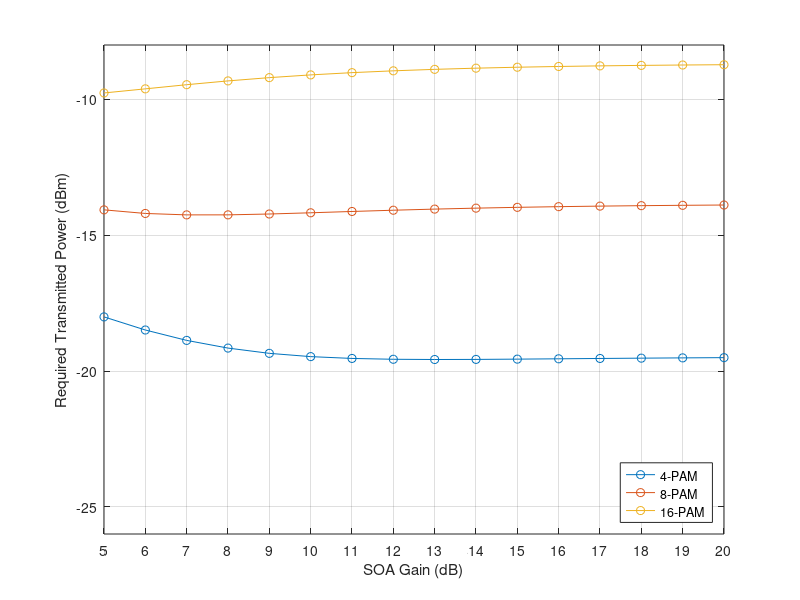
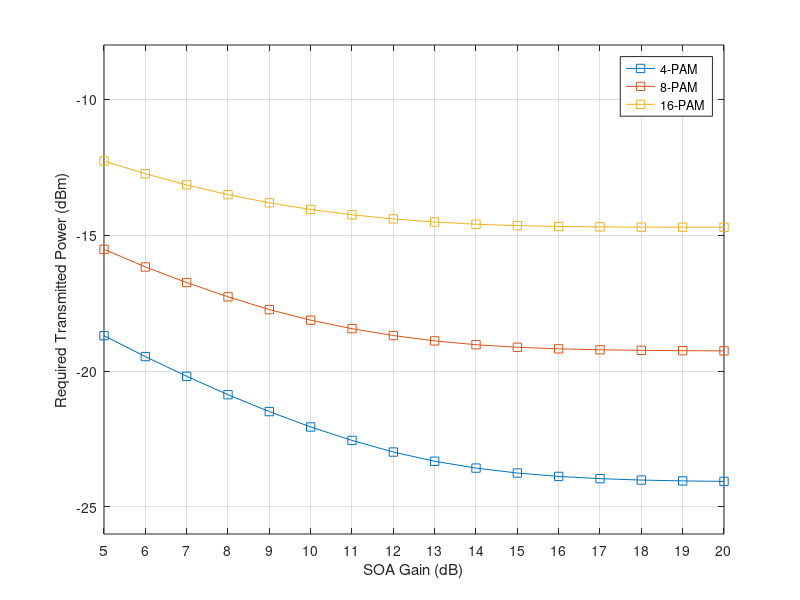
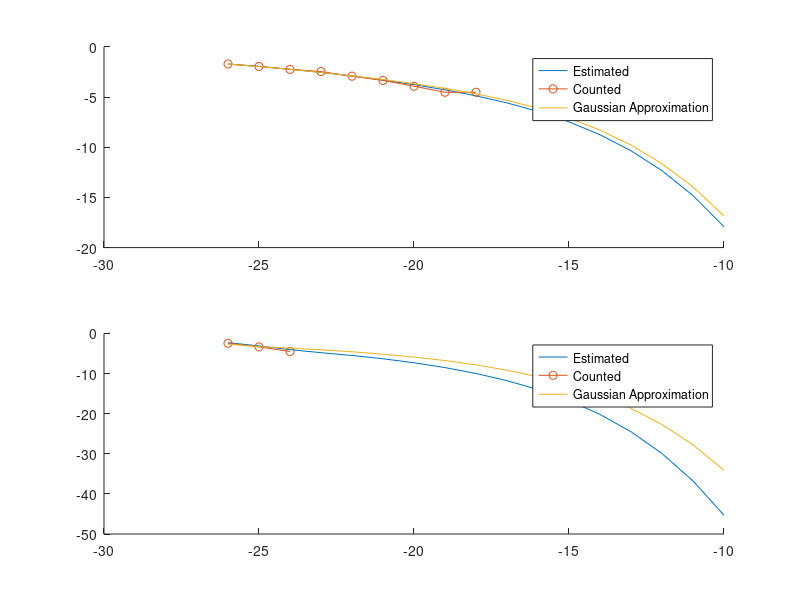
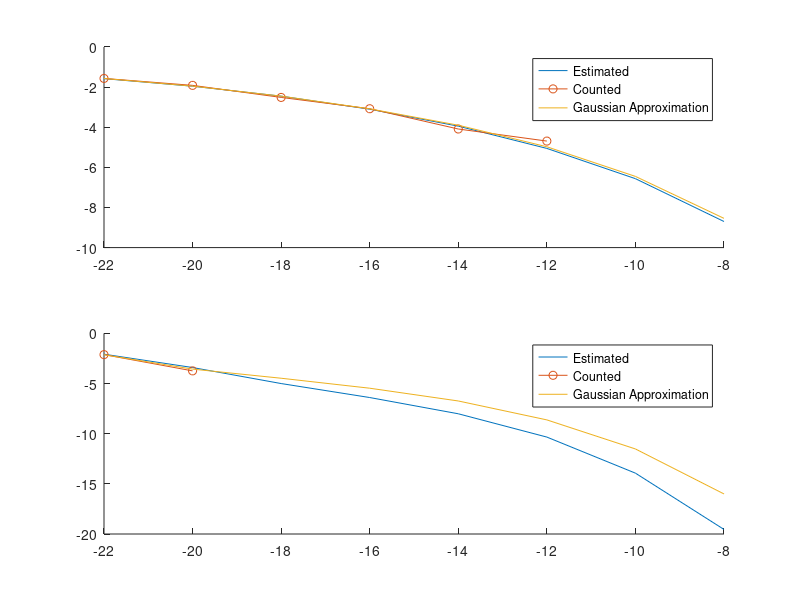

The MATLAB script that drew these images, in order:
clear, clc, close all

GainsdB = 5:20;

%% 4-PAM
Preq4.eq_spaced = [-18.0082601978660,-18.4908834238493,-18.8732259198197,-19.1563776928026,-19.3500461482086,-19.4706820641105,-19.5374405820865,-19.5681199418059,-19.5766990791637,-19.5729477613910,-19.5631334155183,-19.5510016675673,-19.5386426157298,-19.5271244344728,-19.5169142287404,-19.5081422046332];
Preq4.optimized = [-18.6990526359951,-19.4684546406341,-20.1951385242573,-20.8720949397068,-21.4938290066797,-22.0609482050620,-22.5542811541481,-22.9836569023122,-23.3221470049156,-23.5741610347077,-23.7557051009919,-23.8805208078713,-23.9625638352545,-24.0142981649637,-24.0455960184381,-24.0636563309996];

ber4.eq_spaced.est = [0.0197055195384536,0.0113667337474086,0.00602450915944267,0.00291697652968424,0.00128086636826672,0.000505019164399632,0.000176405904627002,5.34489479642851e-05,1.35111996031606e-05,2.67082182054487e-06,3.77899822538592e-07,3.44206059190061e-08,1.78250379725929e-09,4.51771853185633e-11,4.65101341144970e-13,1.53704979193101e-15,1.20974873821351e-18];
ber4.eq_spaced.count = [0.0203339041095890,0.0115582191780822,0.00587084148727984,0.00354696673189824,0.00122309197651663,0.000458659491193738,0.000122309197651663,3.05772994129159e-05,3.05772994129159e-05,0,0,0,0,0,0,0,0];
ber4.eq_spaced.gauss = [0.0198268462144531,0.0111628982562379,0.00588385574798090,0.00290528626314988,0.00133839344641014,0.000570091292356713,0.000220836057952416,7.53361172517077e-05,2.14807049610492e-05,4.78423274033799e-06,7.69920717277906e-07,8.17776239039359e-08,5.13377212957555e-09,1.65959693334534e-10,2.32396666914533e-12,1.13341978224946e-14,1.46025734994973e-17];

ber4.optimized.est = [0.00485288086313917,0.000757397933955576,8.81933286852735e-05,1.54585758742629e-05,3.11583427912887e-06,4.73205164025687e-07,4.81590676399726e-08,3.00824468124427e-09,1.03038170465817e-10,1.65576592501728e-12,1.00925072570850e-14,1.77142371748783e-17,6.34919458203236e-21,3.03877601994630e-25,1.14444740637776e-30,1.74856536731276e-37,4.71663867885244e-46];
ber4.optimized.count = [0.00336350293542074,0.000428082191780822,3.05772994129159e-05,0,0,0,0,0,0,0,0,0,0,0,0,0,0];
ber4.optimized.gauss = [0.00202650828649485,0.000498706365605256,0.000214803280745850,8.20974167102300e-05,2.59729877321307e-05,6.55283489112738e-06,1.25221159258902e-06,1.68080209374536e-07,1.42928156884050e-08,6.75401951475656e-10,1.51126171264600e-11,1.31726103403633e-13,3.51131371440044e-16,2.11102785891340e-19,1.94630209938890e-23,1.68817331691694e-28,7.43427257221101e-35];

%% 8-PAM
Preq8.eq_spaced = [-14.0681036874773,-14.2006762117688,-14.2531976167840,-14.2523616434979,-14.2209787979100,-14.1759309777863,-14.1276533507628,-14.0816971581333,-14.0405990121812,-14.0051867884402,-13.9753875229934,-13.9507041970995,-13.9304800478335,-13.9140370201949,-13.9007428285538,-13.8900387615159];
Preq8.optimized = [-15.5193768061899,-16.1695971410753,-16.7439541039589,-17.2684968392372,-17.7394027611374,-18.1297412852279,-18.4420615246319,-18.6942220020107,-18.8911416733654,-19.0329416149185,-19.1262655273680,-19.1839685676781,-19.2188081883845,-19.2398422882402,-19.2522304453661,-19.2589674294695];

ber8.eq_spaced.est = [0.026392935745931,0.011077137820492,0.003535347130539,7.908292393355741e-04,1.130522588193097e-04,8.785789692874868e-06,2.726840007615458e-07,1.997185469595126e-09];
ber8.eq_spaced.count = [0.027071102413568,0.012210534898891,0.003057729941292,8.357795172863666e-04,8.153946510110893e-05,2.038486627527723e-05,0,0];
ber8.eq_spaced.gauss = [0.026949524739294,0.011129613104333,0.003560427496984,8.240986590454056e-04,1.261634163991545e-04,1.059970361377235e-05,3.537954709545181e-07,2.863641640647093e-09];

ber8.optimized.est = [0.008435541725795,3.955419730494819e-04,9.990919457567355e-06,4.032419696337075e-07,9.683028115652236e-09,4.600771434225841e-11,1.166660715828071e-14,2.849646401546598e-20];
ber8.optimized.count = [0.007644324853229,1.834637964774951e-04,0,0,0,0,0,0];
ber8.optimized.gauss = [0.007443564016744,2.748285756036336e-04,3.383242512584333e-05,3.426551328183046e-06,1.831519199187414e-07,2.378275337820170e-09,3.014835374000760e-12,9.846974251583610e-17];

%% 16-PAM
Preq16.eq_spaced = [-9.76524916682775,-9.61414881705920,-9.46105174127166,-9.32149088341601,-9.20107034488147,-9.10033296468116,-9.01760501212438,-8.95042981751509,-8.89626790067560,-8.85279708733913,-8.81801223221525,-8.79023464326519,-8.76808409470953,-8.75043831032738,-8.73639122589467,-8.72521476390843];
Preq16.optimized = [-12.2728814232099,-12.7376285085630,-13.1492198997005,-13.5079750264018,-13.8091280109427,-14.0538881687968,-14.2492787548259,-14.4024210239428,-14.5173798954972,-14.5976720353166,-14.6490389120551,-14.6792172570500,-14.6955376314269,-14.7035008059750,-14.7065708368739,-14.7067960334085];

ber16.eq_spaced.est = [0.030100605725019,0.015254565162239,0.006156846850416,0.001825069534682,3.623011942435434e-04,4.315504660480936e-05,2.546061890098896e-06,5.064043115984085e-08,1.724621463277013e-10];
ber16.eq_spaced.count = [0.030485567514677,0.015594422700587,0.006146037181996,0.001528864970646,3.363502935420744e-04,3.057729941291585e-05,0,0,0];
ber16.eq_spaced.gauss = [0.030880740396416,0.015486404117341,0.006218983065329,0.001850345030526,3.738412542686630e-04,4.596705657525885e-05,2.811175419511875e-06,5.812067904780210e-08,2.099427416639162e-10];

ber16.optimized.est = [0.008847857434691,8.461791114733274e-04,2.926145403558258e-05,1.436336262239419e-06,8.314224951607377e-08,2.214520193257365e-09,8.514083529407688e-12,1.531360239226395e-15,2.329836735078760e-21];
ber16.optimized.count = [0.011359466731898,8.714530332681017e-04,4.586594911937377e-05,0,0,0,0,0,0];
ber16.optimized.gauss = [0.009570247907830,5.750985372552771e-04,5.237975703671963e-05,6.126215130140152e-06,6.775993510169459e-07,3.217704547302721e-08,3.053383262802886e-10,2.321116194004688e-13,3.495386930971563e-18];

figure, box on, grid on, hold on
plot(GainsdB, Preq4.eq_spaced, '-o');
plot(GainsdB, Preq8.eq_spaced, '-o');
plot(GainsdB, Preq16.eq_spaced, '-o');
xlabel('SOA Gain (dB)')
ylabel('Required Transmitted Power (dBm)')
legend('4-PAM', '8-PAM', '16-PAM', 'Location', 'SouthEast')
set(gca, 'xtick', GainsdB)
axis([GainsdB([1 end]) -26 -8])

figure, box on, grid on, hold on
plot(GainsdB, Preq4.optimized, '-s');
plot(GainsdB, Preq8.optimized, '-s');
plot(GainsdB, Preq16.optimized, '-s');
xlabel('SOA Gain (dB)')
ylabel('Required Transmitted Power (dBm)')
legend('4-PAM', '8-PAM', '16-PAM')
set(gca, 'xtick', GainsdB)
axis([GainsdB([1 end]) -26 -8])

%
figure, subplot(211), hold on
PtxdBm = -26:1:-10;
plot(PtxdBm, log10(ber4.eq_spaced.est))
plot(PtxdBm, log10(ber4.eq_spaced.count), '-o')
plot(PtxdBm, log10(ber4.eq_spaced.gauss))
legend('Estimated', 'Counted', 'Gaussian Approximation')

subplot(212), hold on
plot(PtxdBm, log10(ber4.optimized.est))
plot(PtxdBm, log10(ber4.optimized.count), '-o')
plot(PtxdBm, log10(ber4.optimized.gauss))
legend('Estimated', 'Counted', 'Gaussian Approximation')

figure, subplot(211), hold on
PtxdBm = -22:2:-8;
plot(PtxdBm, log10(ber8.eq_spaced.est))
plot(PtxdBm, log10(ber8.eq_spaced.count), '-o')
plot(PtxdBm, log10(ber8.eq_spaced.gauss))
legend('Estimated', 'Counted', 'Gaussian Approximation')

subplot(212), hold on
plot(PtxdBm, log10(ber8.optimized.est))
plot(PtxdBm, log10(ber8.optimized.count), '-o')
plot(PtxdBm, log10(ber8.optimized.gauss))
legend('Estimated', 'Counted', 'Gaussian Approximation')

figure, subplot(211), hold on
PtxdBm = -18:2:-2;
plot(PtxdBm, log10(ber16.eq_spaced.est))
plot(PtxdBm, log10(ber16.eq_spaced.count), '-o')
plot(PtxdBm, log10(ber16.eq_spaced.gauss))
legend('Estimated', 'Counted', 'Gaussian Approximation')

subplot(212), hold on
plot(PtxdBm, log10(ber16.optimized.est))
plot(PtxdBm, log10(ber16.optimized.count), '-o')
plot(PtxdBm, log10(ber16.optimized.gauss))
legend('Estimated', 'Counted', 'Gaussian Approximation')


